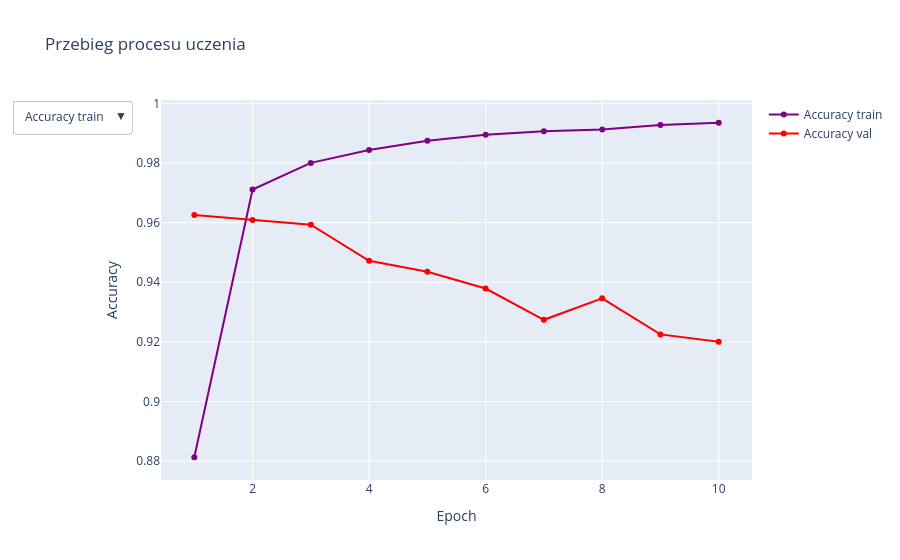

Notebook cell for this chart:
### Code cell
x=list(range(1,n_epochs+1))
fig = go.Figure()
fig.add_trace(
    go.Scatter(x=x,
               y=accuracy_train,
               name="Accuracy train",
               line=dict(color="purple")))
fig.add_trace(
    go.Scatter(x=x,
               y=accuracy_val,
               name="Accuracy val",
               line=dict(color="red")))
fig.update_layout(
    xaxis=dict(title=dict(text="Epoch")),
    yaxis=dict(title=dict(text="Accuracy")),
    updatemenus=[
        dict(
            active=0,
            buttons=list([
                dict(label="Accuracy train",
                     method="update",
                     args=[{"visible": [True, False]}]),
                dict(label="Accuracy val",
                     method="update",
                     args=[{"visible": [False, True]}]),
                dict(label="Both",
                     method="update",
                     args=[{"visible": [True, True]}])
            ]),
        )
    ])

fig.update_layout(title_text="Przebieg procesu uczenia")

### Figure 1 — Plotly figure (JSON) as saved in the notebook; plotly's stock layout.template omitted (floating-point values rounded to 4 significant figures)
{"data": [{"line": {"color": "purple"}, "name": "Accuracy train", "type": "scatter", "x": [1, 2, 3, 4, 5, 6, 7, 8, 9, 10], "y": [0.8813, 0.9711, 0.9801, 0.9844, 0.9875, 0.9895, 0.9906, 0.9913, 0.9928, 0.9935]}, {"line": {"color": "red"}, "name": "Accuracy val", "type": "scatter", "x": [1, 2, 3, 4, 5, 6, 7, 8, 9, 10], "y": [0.9626, 0.9609, 0.9593, 0.9472, 0.9435, 0.9379, 0.9274, 0.9346, 0.9225, 0.92]}], "layout": {"title": {"text": "Przebieg procesu uczenia"}, "updatemenus": [{"active": 0, "buttons": [{"args": [{"visible": [true, false]}], "label": "Accuracy train", "method": "update"}, {"args": [{"visible": [false, true]}], "label": "Accuracy val", "method": "update"}, {"args": [{"visible": [true, true]}], "label": "Both", "method": "update"}]}], "xaxis": {"title": {"text": "Epoch"}}, "yaxis": {"title": {"text": "Accuracy"}}}}
